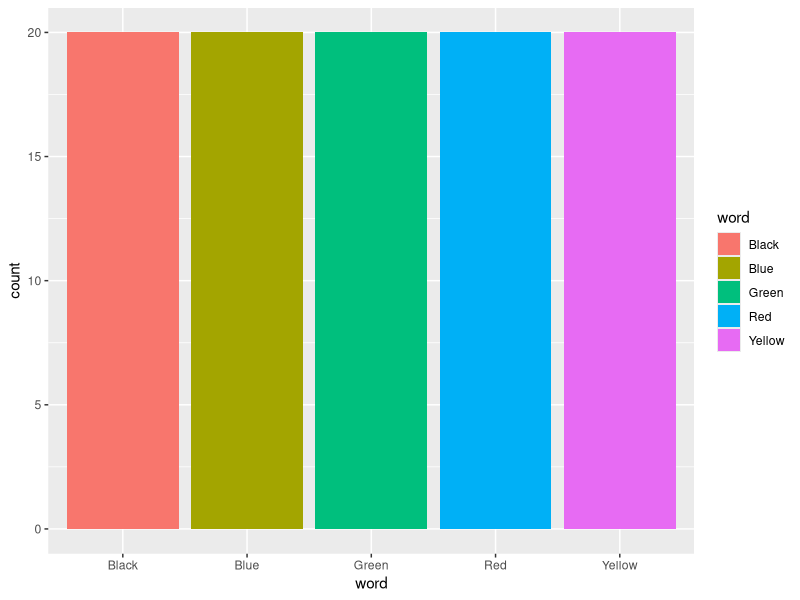
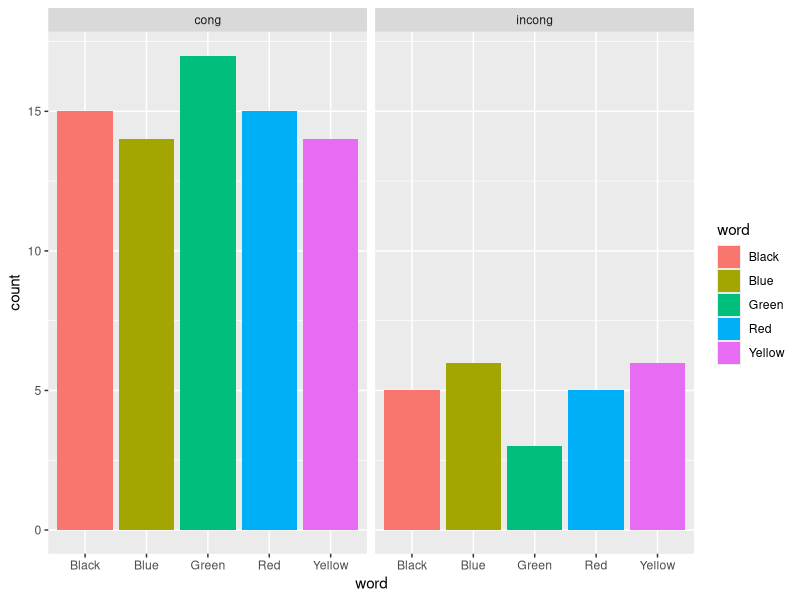
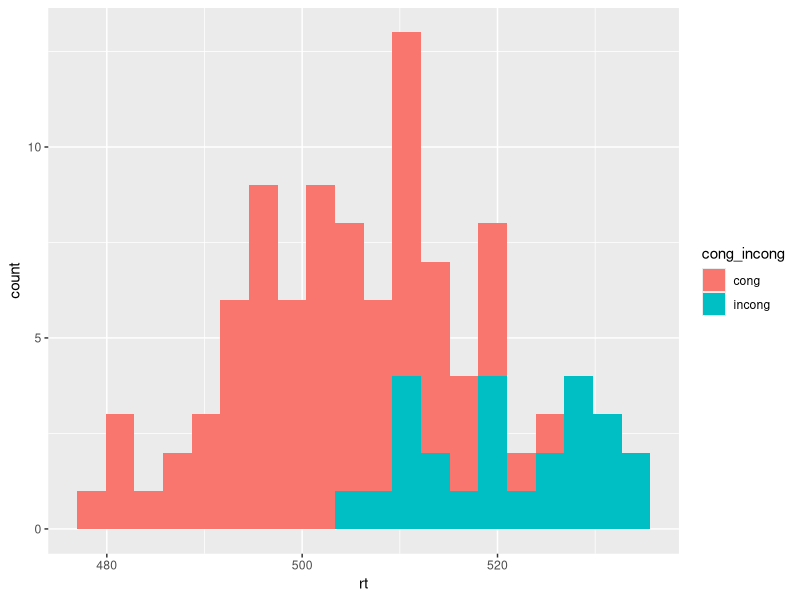
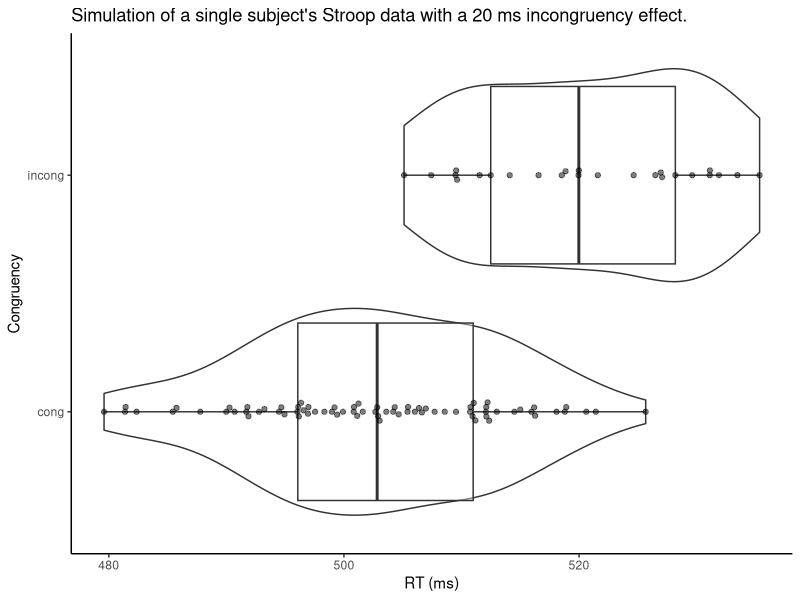
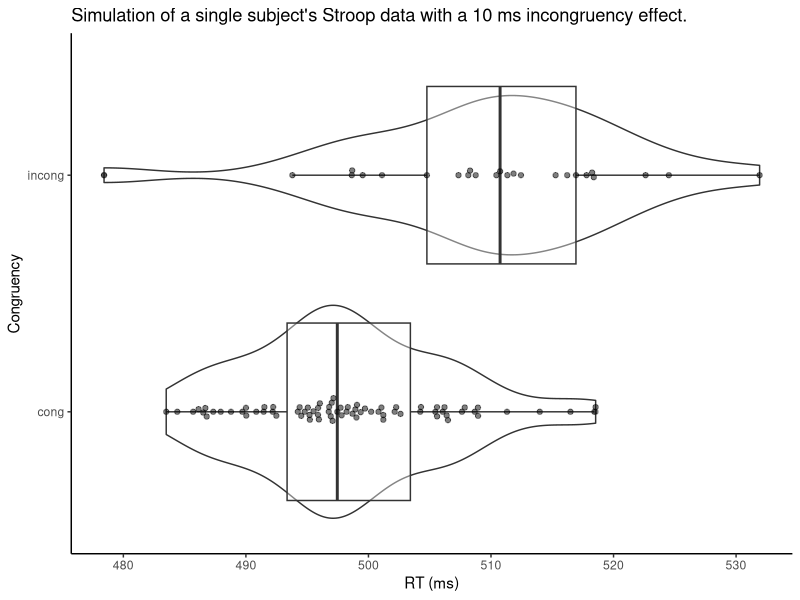
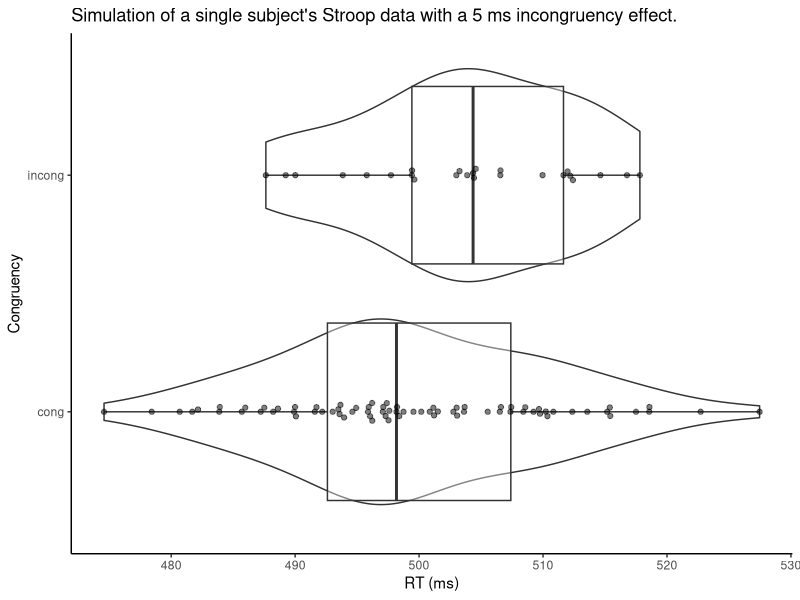

The R source for these figures, in order:
## ---- chunk 1
#| label: setup

library(ggplot2)
library(dplyr)
library(ggbeeswarm)
## ---- chunk 2
trial <- 1:100
words <- rep(c("Red", "Green", "Blue", "Yellow", "Black"), 20)
word <- sample(x = words, replace = FALSE)

stroop_df <- data.frame(trial, word)

stroop_df |>
  ggplot() +
  geom_bar(aes(x = word, fill = word)) +
  scale_color_discrete(c("black", "blue", "green", "red", "yellow"))
## ---- chunk 3
congruency <- rep(c("cong", "cong", "cong", "incong"), 25)
cong_incong <- sample(x = congruency, replace = FALSE)
stroop_df$cong_incong <- cong_incong
## ---- chunk 4
head(stroop_df, n = 15)
## ---- chunk 5
stroop_df |>
  ggplot() +
  geom_bar(aes(x = word, fill = word)) +
  facet_grid(cols = vars(cong_incong))
## ---- chunk 6
rt_name_a_color <- 500 # milliseconds
t_incong <- 20
sd_rt <- 10

stroop_df <- stroop_df |>
  mutate(rt = rt_name_a_color + 
           if_else(cong_incong == "incong", t_incong, 0) +
           rnorm(n = 100, sd = sd_rt))
## ---- chunk 7
stroop_df |>
  ggplot() +
  geom_histogram(aes(x = rt, 
                     fill = cong_incong), bins = 20)
## ---- chunk 8
stroop_df |>
  ggplot() +
  geom_violin(aes(x = rt, y = cong_incong)) +
  geom_boxplot(aes(x = rt, y = cong_incong), alpha = .4) +
  geom_beeswarm(aes(x = rt, y = cong_incong), alpha = .5) +
  theme_classic() +
  ylab("Congruency") +
  xlab("RT (ms)") +
  labs(title = "Simulation of a single subject's Stroop data with a 20 ms incongruency effect.")
## ---- chunk 9
rt_name_a_color <- 500 # milliseconds
t_incong <- 10
sd_rt <- 10

stroop_df <- stroop_df |>
  mutate(rt = rt_name_a_color + 
           if_else(cong_incong == "incong", t_incong, 0) +
           rnorm(n = 100, sd = sd_rt))

stroop_df |>
  ggplot() +
  geom_violin(aes(x = rt, y = cong_incong)) +
  geom_boxplot(aes(x = rt, y = cong_incong), alpha = .4) +
  geom_beeswarm(aes(x = rt, y = cong_incong), alpha = .5) +
  theme_classic() +
  ylab("Congruency") +
  xlab("RT (ms)") +
  labs(title = "Simulation of a single subject's Stroop data with a 10 ms incongruency effect.")
## ---- chunk 10
rt_name_a_color <- 500 # milliseconds
t_incong <- 5
sd_rt <- 10

stroop_df <- stroop_df |>
  mutate(rt = rt_name_a_color + 
           if_else(cong_incong == "incong", t_incong, 0) +
           rnorm(n = 100, sd = sd_rt))

stroop_df |>
  ggplot() +
  geom_violin(aes(x = rt, y = cong_incong)) +
  geom_boxplot(aes(x = rt, y = cong_incong), alpha = .4) +
  geom_beeswarm(aes(x = rt, y = cong_incong), alpha = .5) +
  theme_classic() +
  ylab("Congruency") +
  xlab("RT (ms)") +
  labs(title ="Simulation of a single subject's Stroop data with a 5 ms incongruency effect.")
